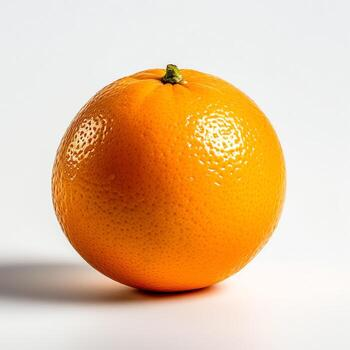
#> input picture naranja.jpg, 350 x 350 px
$ python cli.py ../naranja.jpg --output out.png
#> lines starting #> are read from the running program, lines starting #| are printed output that depends on the picture; after the words box and inside, x2 and y2 are one past the last pixel; in counts of white or black regions, pixels touching at a corner belong together
### background_remover/src/image_io.py
from pathlib import Path
from PIL import Image


class ImageLoader:
    """Responsable únicamente de cargar imágenes desde disco (SRP)."""

    def load(self, path: str | Path) -> Image.Image:
        path = Path(path)
        if not path.exists():
            raise FileNotFoundError(f"No se encontró la imagen: {path}")
        return Image.open(path).convert("RGBA")


class ImageSaver:
    """Responsable únicamente de persistir imágenes en disco (SRP)."""

    def save(self, image: Image.Image, path: str | Path) -> Path:
        path = Path(path)
        path.parent.mkdir(parents=True, exist_ok=True)
        if path.suffix.lower() not in {".png", ".webp", ".tiff"}:
            raise ValueError(
                f"Formato '{path.suffix}' no soporta transparencia. Usá .png, .webp o .tiff"
            )
        image.save(path)
        return path

### background_remover/src/strategies.py
from abc import ABC, abstractmethod
import numpy as np
from PIL import Image


class BackgroundRemovalStrategy(ABC):
    """
    Interfaz de estrategia para volver transparente un fondo.

    Aplica OCP: para agregar un nuevo tipo de fondo (ej. verde chroma-key)
    basta con crear una subclase sin modificar el servicio que la usa.
    """

    @abstractmethod
    def remove(self, image: Image.Image) -> Image.Image: ...


class ColorBackgroundRemover(BackgroundRemovalStrategy):
    """
    Estrategia base: vuelve transparentes los píxeles cercanos a un color objetivo
    dentro de una tolerancia (distancia euclídea en RGB).
    """

    def __init__(self, target_rgb: tuple[int, int, int], tolerance: int = 30):
        if not (0 <= tolerance <= 441):
            raise ValueError("tolerance debe estar entre 0 y 441")
        self._target = np.array(target_rgb, dtype=np.int16)
        self._tolerance = tolerance

    def remove(self, image: Image.Image) -> Image.Image:
        rgba = np.array(image.convert("RGBA"))
        rgb = rgba[..., :3].astype(np.int32)
        distance = np.sqrt(np.sum((rgb - self._target.astype(np.int32)) ** 2, axis=-1))
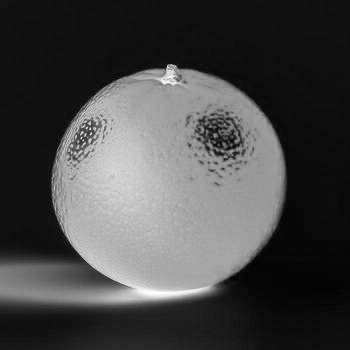
#> distance: shape (350, 350) float64; min 1, max 434.3, mean 122.1; drawn with min black and max white
        mask = distance <= self._tolerance
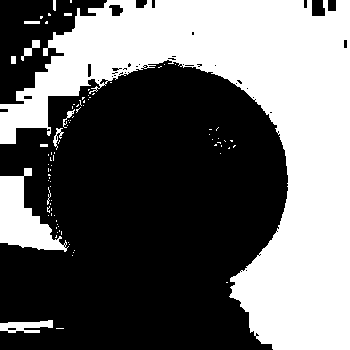
#> mask: shape (350, 350) bool; 41.3% white; 88 white regions (76 under 20 px), largest, box (x1, y1, x2, y2) and area: (0, 0, 350, 350) 46792, (0, 168, 69, 252) 2715, (0, 320, 53, 333) 440
        rgba[mask, 3] = 0
        return Image.fromarray(rgba, mode="RGBA")


class WhiteBackgroundRemover(ColorBackgroundRemover):
    def __init__(self, tolerance: int = 30):
        super().__init__(target_rgb=(255, 255, 255), tolerance=tolerance)


class BlackBackgroundRemover(ColorBackgroundRemover):
    def __init__(self, tolerance: int = 30):
        super().__init__(target_rgb=(0, 0, 0), tolerance=tolerance)

### background_remover/src/service.py
from pathlib import Path
from PIL import Image

from .image_io import ImageLoader, ImageSaver
from .strategies import BackgroundRemovalStrategy


class BackgroundRemovalService:
    """
    Orquesta carga, procesamiento y guardado.

    Depende de abstracciones (DIP): recibe la estrategia y los componentes de I/O
    por inyección, por lo que es trivial extender/testear sin tocar esta clase.
    """

    def __init__(
        self,
        strategy: BackgroundRemovalStrategy,
        loader: ImageLoader | None = None,
        saver: ImageSaver | None = None,
    ):
        self._strategy = strategy
        self._loader = loader or ImageLoader()
        self._saver = saver or ImageSaver()

    def process(self, input_path: str | Path, output_path: str | Path) -> Path:
        image = self._loader.load(input_path)
        result = self._strategy.remove(image)
        return self._saver.save(result, output_path)

    def process_image(self, image: Image.Image) -> Image.Image:
        return self._strategy.remove(image)

### background_remover/cli.py
import argparse
import sys
from pathlib import Path

from src.service import BackgroundRemovalService
from src.strategies import (
    BackgroundRemovalStrategy,
    BlackBackgroundRemover,
    WhiteBackgroundRemover,
)


def _build_strategy(mode: str, tolerance: int) -> BackgroundRemovalStrategy:
    if mode == "white":
        return WhiteBackgroundRemover(tolerance=tolerance)
    if mode == "black":
        return BlackBackgroundRemover(tolerance=tolerance)
    raise ValueError(f"Modo no soportado: {mode}")


def build_parser() -> argparse.ArgumentParser:
    parser = argparse.ArgumentParser(
        prog="background-remover",
        description="Convierte el fondo blanco o negro de una imagen en transparente.",
    )
    parser.add_argument("input", type=Path, help="Ruta a la imagen de entrada.")
    parser.add_argument(
        "-o", "--output", type=Path, required=True,
        help="Ruta de salida (.png, .webp o .tiff).",
    )
    parser.add_argument(
        "-m", "--mode", choices=["white", "black"], default="white",
        help="Color de fondo a eliminar (default: white).",
    )
    parser.add_argument(
        "-t", "--tolerance", type=int, default=30,
        help="Tolerancia de color 0-441 (default: 30).",
    )
    return parser


def main(argv: list[str] | None = None) -> int:
    args = build_parser().parse_args(argv)
    try:
        strategy = _build_strategy(args.mode, args.tolerance)
        service = BackgroundRemovalService(strategy)
        result_path = service.process(args.input, args.output)
    except (FileNotFoundError, ValueError) as e:
        print(f"Error: {e}", file=sys.stderr)
        return 1
    print(f"Imagen guardada en: {result_path}")
#| Imagen guardada en: out.png
    return 0


if __name__ == "__main__":
    sys.exit(main())
#> (the program exits here)
